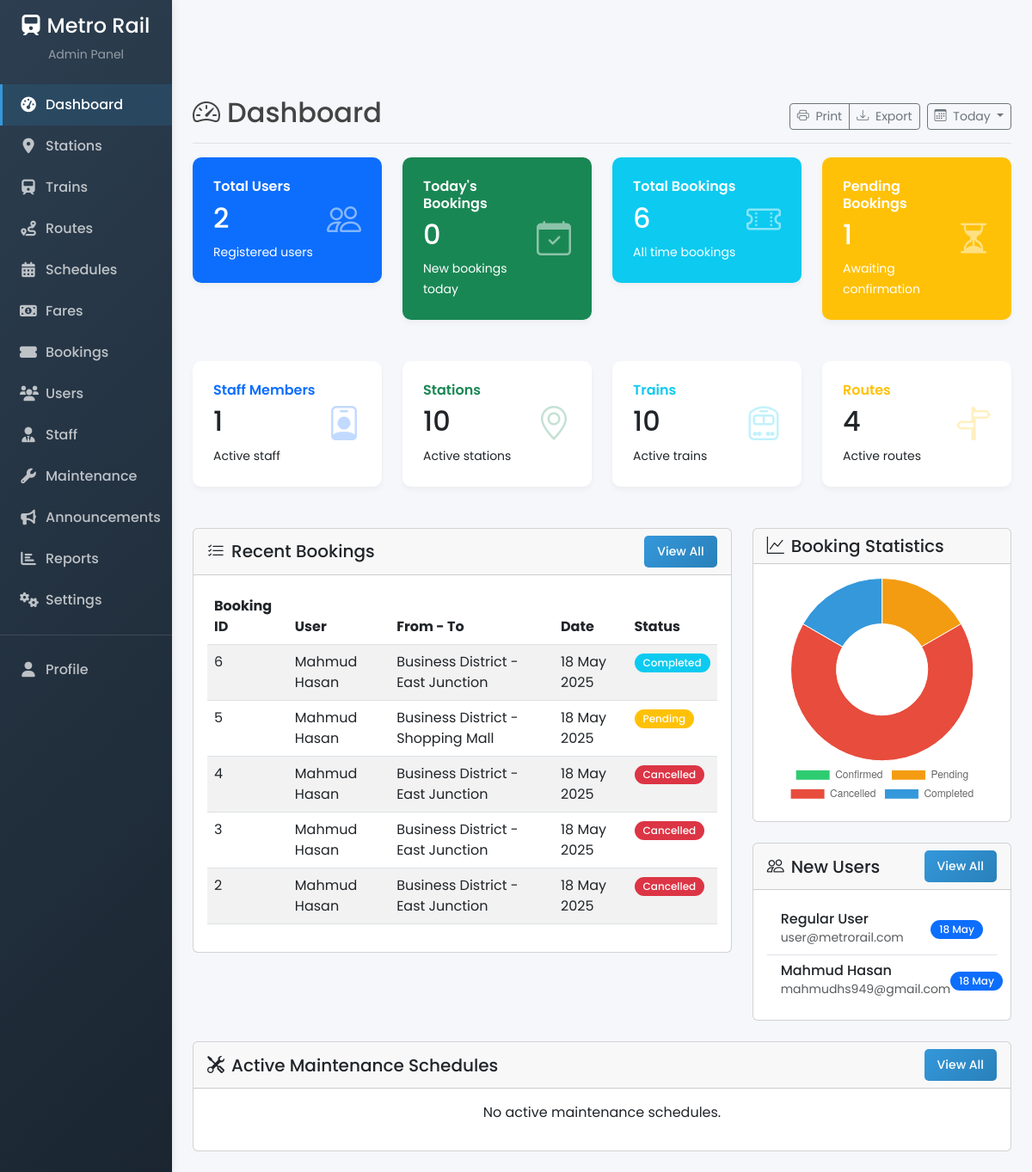
The page /admin (signed in) on the database its author committed.
### tables this page shows
CREATE TABLE `bookings` (
  `id` int(11) NOT NULL,
  `booking_number` varchar(20) NOT NULL,
  `user_id` int(11) NOT NULL,
  `schedule_id` int(11) NOT NULL,
  `from_station_id` int(11) NOT NULL,
  `to_station_id` int(11) NOT NULL,
  `journey_date` date NOT NULL,
  `booking_date` datetime NOT NULL,
  `passengers` int(11) NOT NULL DEFAULT 1,
  `amount` decimal(10,2) NOT NULL,
  `payment_status` enum('pending','paid','failed','refunded') NOT NULL DEFAULT 'pending',
  `booking_status` enum('pending','confirmed','cancelled','completed') NOT NULL DEFAULT 'pending',
  `created_at` datetime NOT NULL,
  `updated_at` datetime DEFAULT NULL
);

CREATE TABLE `users` (
  `id` int(11) NOT NULL,
  `name` varchar(100) NOT NULL,
  `email` varchar(100) NOT NULL,
  `phone` varchar(20) NOT NULL,
  `password` varchar(255) NOT NULL,
  `role` enum('admin','staff','user') NOT NULL DEFAULT 'user',
  `status` enum('active','inactive','blocked') NOT NULL DEFAULT 'active',
  `created_at` datetime NOT NULL,
  `updated_at` datetime DEFAULT NULL
);

CREATE TABLE `stations` (
  `id` int(11) NOT NULL,
  `name` varchar(100) NOT NULL,
  `code` varchar(10) NOT NULL,
  `address` text NOT NULL,
  `latitude` decimal(10,8) NOT NULL,
  `longitude` decimal(11,8) NOT NULL,
  `status` enum('active','inactive','under_maintenance') NOT NULL DEFAULT 'active',
  `created_at` datetime NOT NULL,
  `updated_at` datetime DEFAULT NULL
);

### admin/index.php (the view, shortened to what the rows shown need)
<?php
$totalUsers = fetchRow("SELECT COUNT(*) as count FROM users WHERE role = 'user'")['count'];
$totalStaff = fetchRow("SELECT COUNT(*) as count FROM users WHERE role = 'staff'")['count'];
$totalStations = fetchRow("SELECT COUNT(*) as count FROM stations")['count'];
$totalTrains = fetchRow("SELECT COUNT(*) as count FROM trains")['count'];
$totalRoutes = fetchRow("SELECT COUNT(*) as count FROM routes")['count'];
$totalBookings = fetchRow("SELECT COUNT(*) as count FROM bookings")['count'];
$todayBookings = fetchRow("SELECT COUNT(*) as count FROM bookings WHERE DATE(booking_date) = CURDATE()")['count'];
$pendingBookings = fetchRow("SELECT COUNT(*) as count FROM bookings WHERE booking_status = 'pending'")['count'];
$recentBookings = fetchRows("
    SELECT b.*,
           u.name as user_name,
           fs.name as from_station,
           ts.name as to_station
    FROM bookings b
    JOIN users u ON b.user_id = u.id
    JOIN stations fs ON b.from_station_id = fs.id
    JOIN stations ts ON b.to_station_id = ts.id
    ORDER BY b.booking_date DESC
    LIMIT 5
");
$recentUsers = fetchRows("
    SELECT *
    FROM users
    WHERE role = 'user'
    ORDER BY created_at DESC
    LIMIT 5
");
?>
<!DOCTYPE html>
<html lang="en">
<head>
    <link rel="stylesheet" href="https://cdn.jsdelivr.net/npm/bootstrap@5.3.0/dist/css/bootstrap.min.css">
    <link rel="stylesheet" href="https://cdn.jsdelivr.net/npm/bootstrap-icons@1.11.1/font/bootstrap-icons.css">
    <link rel="stylesheet" href="https://cdnjs.cloudflare.com/ajax/libs/font-awesome/6.0.0-beta3/css/all.min.css">
    <link rel="stylesheet" href="<?= APP_URL ?>/css/admin.css">
</head>
<body>
            <div class="col-md-9 ms-sm-auto col-lg-10 px-md-4 py-4 main-content">
                <div class="d-flex justify-content-between flex-wrap flex-md-nowrap align-items-center pt-3 pb-2 mb-3 border-bottom">
                    <h1 class="h2"><i class="bi bi-speedometer2 me-2"></i>Dashboard</h1>
                </div>
                <div class="row mb-4">
                    <div class="col-md-3 mb-4">
                        <div class="card text-white bg-primary dashboard-card">
                            <div class="card-body">
                                <div class="d-flex justify-content-between align-items-center">
                                    <div>
                                        <h2 class="my-2"><?= $totalUsers ?></h2>
                                    </div>
                                </div>
                            </div>
                        </div>
                    </div>
                    <div class="col-md-3 mb-4">
                        <div class="card text-white bg-success dashboard-card">
                            <div class="card-body">
                                <div class="d-flex justify-content-between align-items-center">
                                    <div>
                                        <h2 class="my-2"><?= $todayBookings ?></h2>
                                    </div>
                                </div>
                            </div>
                        </div>
                    </div>
                    <div class="col-md-3 mb-4">
                        <div class="card text-white bg-info dashboard-card">
                            <div class="card-body">
                                <div class="d-flex justify-content-between align-items-center">
                                    <div>
                                        <h2 class="my-2"><?= $totalBookings ?></h2>
                                    </div>
                                </div>
                            </div>
                        </div>
                    </div>
                    <div class="col-md-3 mb-4">
                        <div class="card text-white bg-warning dashboard-card">
                            <div class="card-body">
                                <div class="d-flex justify-content-between align-items-center">
                                    <div>
                                        <h2 class="my-2"><?= $pendingBookings ?></h2>
                                    </div>
                                </div>
                            </div>
                        </div>
                    </div>
                </div>
                <div class="row mb-4">
                    <div class="col-md-3 mb-4">
                        <div class="card border-primary dashboard-card">
                            <div class="card-body">
                                <div class="d-flex justify-content-between align-items-center">
                                    <div>
                                        <h2 class="my-2"><?= $totalStaff ?></h2>
                                    </div>
                                </div>
                            </div>
                        </div>
                    </div>
                    <div class="col-md-3 mb-4">
                        <div class="card border-success dashboard-card">
                            <div class="card-body">
                                <div class="d-flex justify-content-between align-items-center">
                                    <div>
                                        <h2 class="my-2"><?= $totalStations ?></h2>
                                    </div>
                                </div>
                            </div>
                        </div>
                    </div>
                    <div class="col-md-3 mb-4">
                        <div class="card border-info dashboard-card">
                            <div class="card-body">
                                <div class="d-flex justify-content-between align-items-center">
                                    <div>
                                        <h2 class="my-2"><?= $totalTrains ?></h2>
                                    </div>
                                </div>
                            </div>
                        </div>
                    </div>
                    <div class="col-md-3 mb-4">
                        <div class="card border-warning dashboard-card">
                            <div class="card-body">
                                <div class="d-flex justify-content-between align-items-center">
                                    <div>
                                        <h2 class="my-2"><?= $totalRoutes ?></h2>
                                    </div>
                                </div>
                            </div>
                        </div>
                    </div>
                </div>
                <div class="row">
                    <div class="col-md-8 mb-4">
                        <div class="card">
                            <div class="card-body">
                                <div class="table-responsive">
                                    <table class="table table-striped table-hover">
                                        <thead>
                                            <tr>
                                                <th>Booking ID</th>
                                                <th>User</th>
                                                <th>From - To</th>
                                                <th>Date</th>
                                                <th>Status</th>
                                            </tr>
                                        </thead>
                                        <tbody>
                                            <?php if (empty($recentBookings)): ?>
                                            <tr>
                                                <td colspan="5" class="text-center">No recent bookings found.</td>
                                            </tr>
                                            <?php else: ?>
                                                <?php foreach ($recentBookings as $booking): ?>
                                                <tr>
                                                    <td><?= $booking['id'] ?></td>
                                                    <td><?= htmlspecialchars($booking['user_name']) ?></td>
                                                    <td><?= htmlspecialchars($booking['from_station']) ?> - <?= htmlspecialchars($booking['to_station']) ?></td>
                                                    <td><?= date('d M Y', strtotime($booking['booking_date'])) ?></td>
                                                    <td>
                                                        <span class="badge bg-<?=
                                                            $booking['booking_status'] === 'confirmed' ? 'success' :
                                                            ($booking['booking_status'] === 'pending' ? 'warning' :
                                                            ($booking['booking_status'] === 'completed' ? 'info' : 'danger'))
                                                        ?>">
                                                            <?= ucfirst($booking['booking_status']) ?>
                                                        </span>
                                                    </td>
                                                </tr>
                                                <?php endforeach; ?>
                                            <?php endif; ?>
                                        </tbody>
                                    </table>
                                </div>
                            </div>
                        </div>
                    </div>
                    <div class="col-md-4 mb-4">
                        <div class="card">
                            <div class="card-body">
                                <ul class="list-group list-group-flush">
                                    <?php if (empty($recentUsers)): ?>
                                        <li class="list-group-item text-center">No recent users found.</li>
                                    <?php else: ?>
                                        <?php foreach ($recentUsers as $user): ?>
                                            <li class="list-group-item d-flex justify-content-between align-items-center">
                                                <div>
                                                    <h6 class="mb-0"><?= htmlspecialchars($user['name']) ?></h6>
                                                    <small class="text-muted"><?= htmlspecialchars($user['email']) ?></small>
                                                </div>
                                                <span class="badge bg-primary rounded-pill"><?= date('d M', strtotime($user['created_at'])) ?></span>
                                            </li>
                                        <?php endforeach; ?>
                                    <?php endif; ?>
                                </ul>
                            </div>
                        </div>
                    </div>
                </div>
            </div>
    <script>
        // Bookings chart
        const ctx = document.getElementById('bookingsChart').getContext('2d');
        const bookingsChart = new Chart(ctx, {
            type: 'doughnut',
            data: {
                labels: ['Confirmed', 'Pending', 'Cancelled', 'Completed'],
                datasets: [{
                    data: [
                        <?= fetchRow("SELECT COUNT(*) as count FROM bookings WHERE booking_status = 'confirmed'")['count'] ?>,
                        <?= fetchRow("SELECT COUNT(*) as count FROM bookings WHERE booking_status = 'pending'")['count'] ?>,
                        <?= fetchRow("SELECT COUNT(*) as count FROM bookings WHERE booking_status = 'cancelled'")['count'] ?>,
                        <?= fetchRow("SELECT COUNT(*) as count FROM bookings WHERE booking_status = 'completed'")['count'] ?>
                    ],
                    backgroundColor: [
                        '#2ecc71',
                        '#f39c12',
                        '#e74c3c',
                        '#3498db'
                    ],
                    borderWidth: 1
                }]
            },
            options: {
                responsive: true,
                plugins: {
                    legend: {
                        position: 'bottom',
                    }
                }
            }
        });
    </script>
</body>
</html>

### rows shown on the page
bookings: id "6", user.name "Mahmud Hasan", from_station.name "Business District", to_station.name "East Junction", booking_date "18 May 2025", booking_status "Completed"
bookings: id "5", user.name "Mahmud Hasan", from_station.name "Business District", to_station.name "Shopping Mall", booking_date "18 May 2025", booking_status "Pending"
bookings: id "4", user.name "Mahmud Hasan", from_station.name "Business District", to_station.name "East Junction", booking_date "18 May 2025", booking_status "Cancelled"
bookings: id "3", user.name "Mahmud Hasan", from_station.name "Business District", to_station.name "East Junction", booking_date "18 May 2025", booking_status "Cancelled"
bookings: id "2", user.name "Mahmud Hasan", from_station.name "Business District", to_station.name "East Junction", booking_date "18 May 2025", booking_status "Cancelled"
users: name "Regular User", email "user@metrorail.com", created_at "18 May"
users: name "Mahmud Hasan", email "mahmudhs949@gmail.com", created_at "18 May"

### other values the page prints
$totalUsers "2"
$todayBookings "0"
$totalBookings "6"
$pendingBookings "1"
$totalStaff "1"
$totalStations "10"
$totalTrains "10"
$totalRoutes "4"
